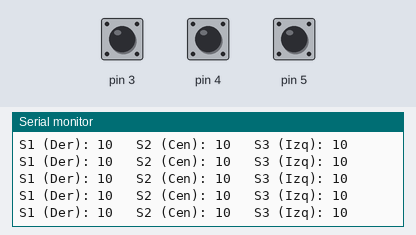
Bench run of a sketch on a simulated Arduino Uno, built with avr-gcc and run on an emulated ATmega328P. On the bench: the last lines printed to the serial monitor. The test bench sets the inputs (shaded band); at power-on: pin 3 HIGH, pin 4 HIGH, pin 5 HIGH.

Above: at 1.2 s.
1.3 s: pin 3 pulled LOW for 0.15 s
At 1.44 s:
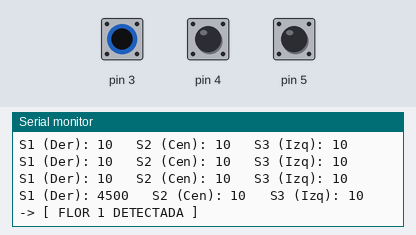
4.4 s: pin 4 pulled LOW for 1 s
At 4.52 s:
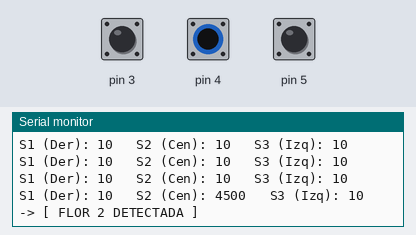
8.4 s: pin 5 pulled LOW for 1 s
At 8.61 s:
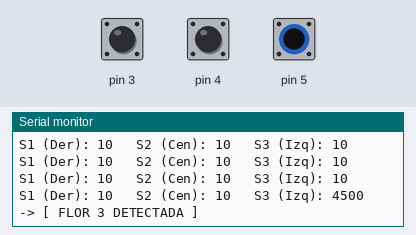
12.4 s: pin 3 driven LOW and pin 4 driven LOW
At 12.6 s:
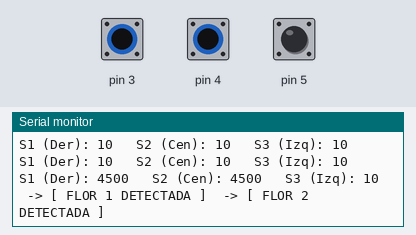
14.4 s: pin 3 driven HIGH
At 14.57 s:
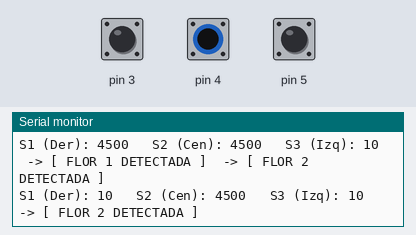
17.4 s: pin 5 pulled LOW for 0.15 s
At 17.53 s:
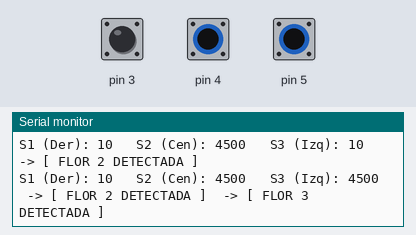

The sketch:

sensor-cuencos-prueba.ino
```cpp
#include <CapacitiveSensor.h>

// Configuración de pines capacitivos (Pin_Envio, Pin_Lectura)
CapacitiveSensor sensor1 = CapacitiveSensor(2, 3); // Flor 1 (Derecha)
CapacitiveSensor sensor2 = CapacitiveSensor(2, 4); // Flor 2 (Centro)
CapacitiveSensor sensor3 = CapacitiveSensor(2, 5); // Flor 3 (Izquierda)

// Umbrales Bajos (ideal para resistencias de 1M)
// En reposo deberían dar números muy bajos (ej: 0 a 30).
// Ponemos los umbrales en 150 para que no salten solos.
int umbral1 = 150;
int umbral2 = 150;
int umbral3 = 150;

void setup() {
  Serial.begin(9600);

  // Desactiva la autocalibración continua de la librería
  sensor1.set_CS_AutocaL_Millis(0xFFFFFFFF);
  sensor2.set_CS_AutocaL_Millis(0xFFFFFFFF);
  sensor3.set_CS_AutocaL_Millis(0xFFFFFFFF);

  Serial.println("--- PRUEBA CON RESISTENCIAS DE 1M ---");
}

void loop() {
  long val1 = sensor1.capacitiveSensor(30);
  long val2 = sensor2.capacitiveSensor(30);
  long val3 = sensor3.capacitiveSensor(30);

  // Muestra de valores en el Serial Monitor
  Serial.print("S1 (Der): "); Serial.print(val1);
  Serial.print("\t S2 (Cen): "); Serial.print(val2);
  Serial.print("\t S3 (Izq): "); Serial.print(val3);

  // Verificación individual
  if (val1 > umbral1) {
    Serial.print("  -> [ FLOR 1 DETECTADA ]");
  }
  if (val2 > umbral2) {
    Serial.print("  -> [ FLOR 2 DETECTADA ]");
  }
  if (val3 > umbral3) {
    Serial.print("  -> [ FLOR 3 DETECTADA ]");
  }

  Serial.println();
  delay(100);
}
```

Measured:
- after the input at 1.3 s, the serial monitor: prints a new line at once (image 1)
- after the input at 4.4 s, the serial monitor: prints a new line at once (image 2)
- after the input at 8.4 s, the serial monitor: prints a new line after 0.10 s (image 3)
- after the input at 12.4 s, the serial monitor: prints a new line after 0.08 s (image 4)
- after the input at 14.4 s, the serial monitor: prints a new line after 0.06 s (image 5)
- after the input at 17.4 s, the serial monitor: prints a new line at once (image 6)
